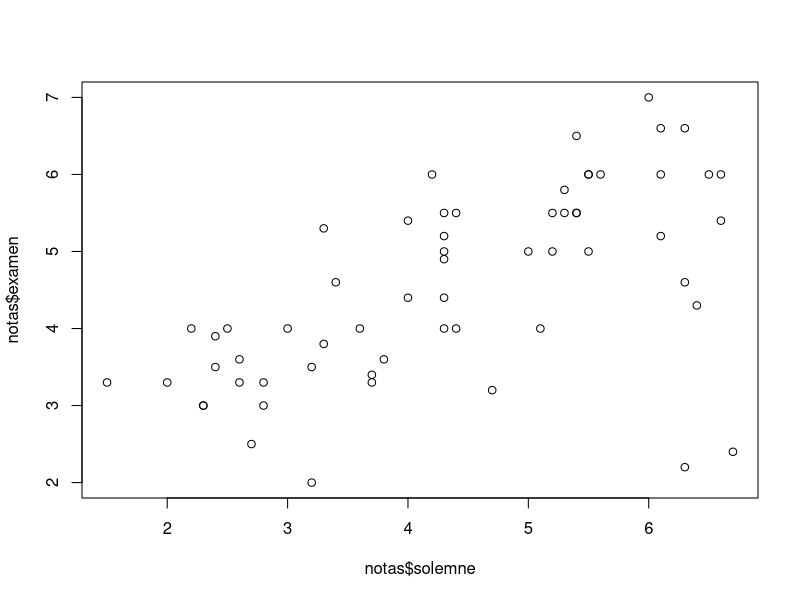
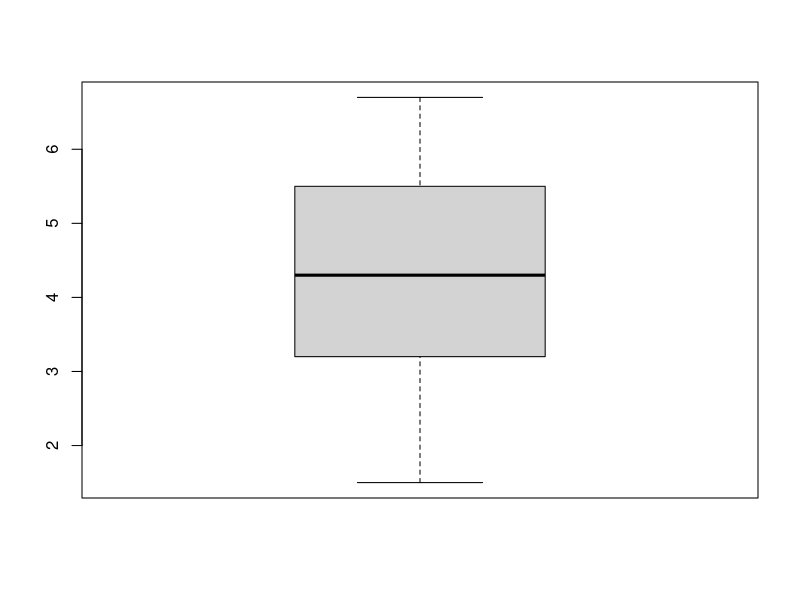
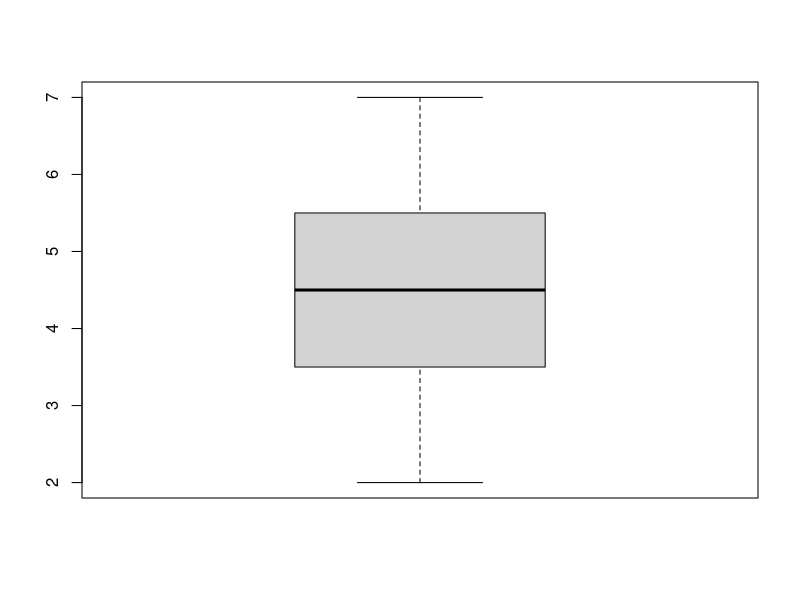

These charts were generated, in order, by the following R code: (Note: this script raises an error after producing the figures.)
library(readxl)
library(ggplot2)
library(dplyr)


# 1) Use la funcion read_excel para importar la base de datos "nombres60.xlsx" 
#    guarde el tibble resultante un objeto de nombre "notas"
notas <- read_excel( "nombres60.xlsx"    )


# 2) Cree un diagrama de dispersión, con las notas de la prueba
# solemne en el eje horizontal y las del examen en el eje vertical
# Puede usar los grafico de base o los de ggplot2 
plot(x = notas$solemne, y = notas$examen)

# 3) Cree dos diagramas boxplot: uno para las notas de la solemne
# y otro para las notas del examen
# Puede usar los grafico de base o los de ggplot2 
boxplot(x = notas$solemne)
boxplot(x = notas$examen)

# 4) Compute la media de las notas de la  prueba solemne y 
# la desviacion estándar de las notas de examen 
mean(x = notas$solemne)
sd(x = notas$examen)

# 5) Compute los quantiles 0.25 y 0.75 de las notas del examen
quantile(notas$examen, probs =0.25)
quantile(notas$examen, probs = 0.75)

# 6) Cree una nueva tibble que contenga unicamente las observaciones
# de las personas que obtuvieron un 4 o más en el examen
# azul en el examen opcion 1
filter(notas$examen, examen > 4)

# 7) Compute la proporcion de gente que obtuvo un azul en el examen
# azul en el examen opcion 2


# 8) Compute la probabilidad de que en un grupo de 30 personas,
# 2 o más personas tengan el mismo cumpleaños 

# 9) Encuentre el número más pequeño de personas en donde la
# probabilidad de que dos o mas personas tengan el mismo cumpleaños
# sea mayor o igual a 1/3
